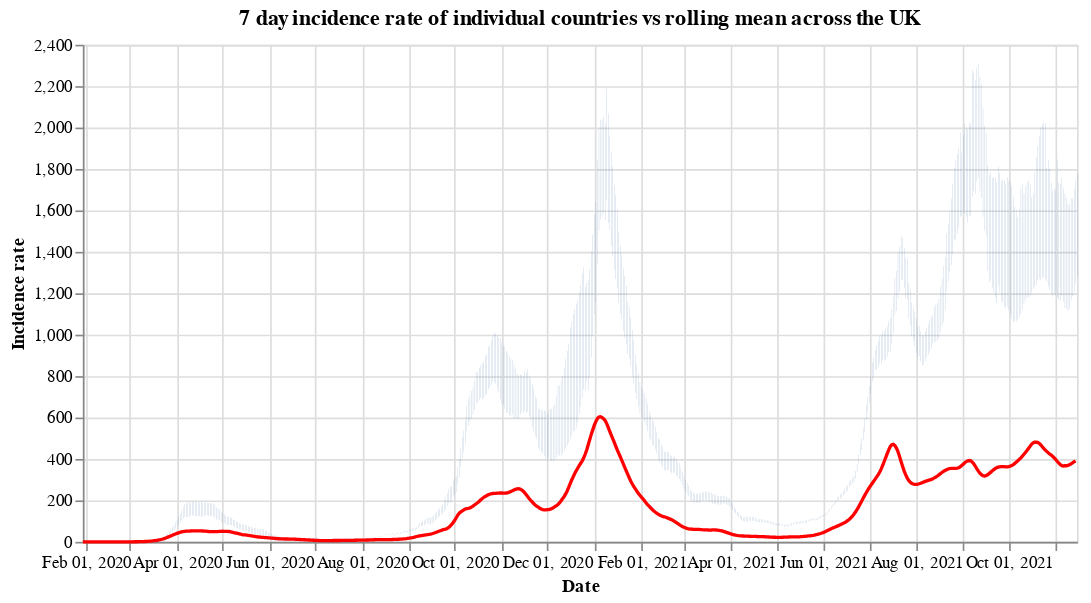

Write notebook code for a chart like this one.
### Code cell
#collapse
countries = uk_cases['areaName'].unique()
countries.sort()

selection = alt.selection_single(
    name='Select',
    fields=['areaName'],
    init={'areaName': 'Wales'},
    bind={'areaName': alt.binding_select(options=countries)}
)

# scatter plot, modify opacity based on selection
bars = alt.Chart(uk_cases).mark_bar().add_selection(
    selection
).encode(
    x=alt.X("yearmonthdate(date):T", axis=alt.Axis(title='Date')),
    y=alt.Y("weeklyCasesRate:Q", axis=alt.Axis(title='Incidence rate')),
    tooltip='weeklyCasesRate:Q',
    opacity=alt.condition(selection, alt.value(1), alt.value(0))
).properties(title=f'7 day incidence rate of individual countries vs rolling mean across the UK', width=600)

line = alt.Chart(overview_cases).mark_line(
    color='red',
    size=2,
).transform_window(
    rolling_mean='mean(weeklyCasesRate)',
    frame=[0, 7]
).encode(
    x='yearmonthdate(date):T',
    y='rolling_mean:Q'
)

alt.layer(bars, line)

### Figure 1 — Vega-Lite specification as saved in the notebook (floating-point values rounded to 4 significant figures; data arrays with more than 128 entries replaced by an {"elided": "..."} marker saying what was removed)
{"config": {"view": {"continuousWidth": 400, "continuousHeight": 300}}, "layer": [{"data": {"name": "data-e728fd31266ef9e590c1f8eb35f47c50"}, "mark": "bar", "encoding": {"opacity": {"condition": {"value": 1, "selection": "Select"}, "value": 0}, "tooltip": {"type": "quantitative", "field": "weeklyCasesRate"}, "x": {"type": "temporal", "axis": {"title": "Date"}, "field": "date", "timeUnit": "yearmonthdate"}, "y": {"type": "quantitative", "axis": {"title": "Incidence rate"}, "field": "weeklyCasesRate"}}, "selection": {"Select": {"type": "single", "fields": ["areaName"], "init": {"areaName": "Wales"}, "bind": {"areaName": {"input": "select", "options": ["England", "Northern Ireland", "Scotland", "Wales"]}}}}, "title": "7 day incidence rate of individual countries vs rolling mean across the UK", "width": 600}, {"data": {"name": "data-aa5f66948c218db1c1fdfca44b7bb6a6"}, "mark": {"type": "line", "color": "red", "size": 2}, "encoding": {"x": {"type": "temporal", "field": "date", "timeUnit": "yearmonthdate"}, "y": {"type": "quantitative", "field": "rolling_mean"}}, "transform": [{"window": [{"op": "mean", "field": "weeklyCasesRate", "as": "rolling_mean"}], "frame": [0, 7]}]}], "$schema": "https://vega.github.io/schema/vega-lite/v4.8.1.json", "datasets": {"data-e728fd31266ef9e590c1f8eb35f47c50": {"elided": "2528 records"}, "data-aa5f66948c218db1c1fdfca44b7bb6a6": {"elided": "655 records"}}}
